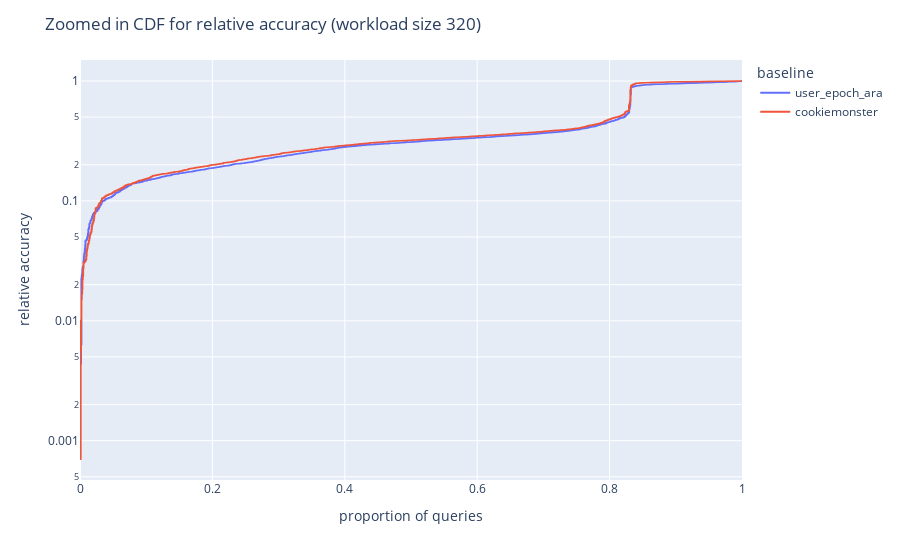
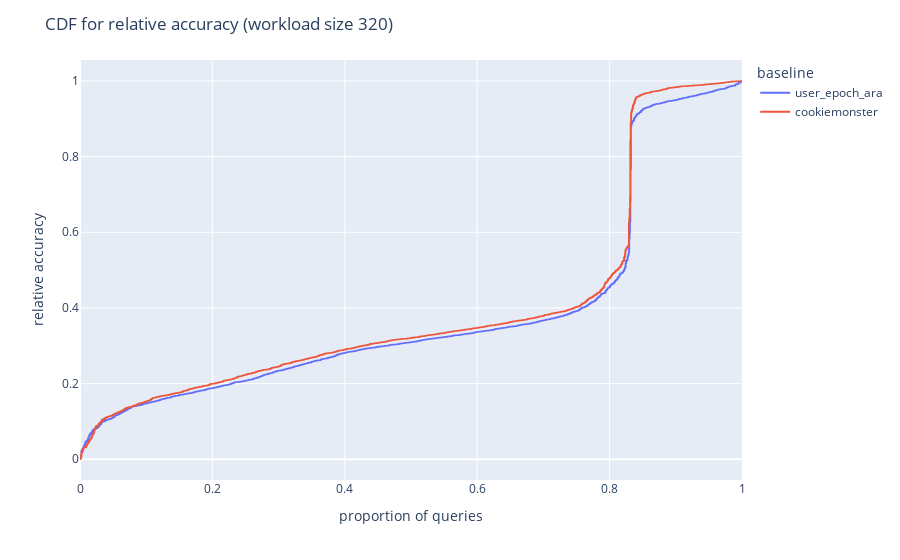

The notebook cell saved with these charts, in order:
### Code cell
for log_y in [True, False]:
    title = (
        f"Zoomed in CDF for relative accuracy (workload size {workload_size})"
        if log_y else
        f"CDF for relative accuracy (workload size {workload_size})"
    )
    filename = (
        f"cdf_zoomed_relative_accuracy_ws_{workload_size}"
        if log_y else
        f"cdf_relative_accuracy_ws_{workload_size}"
    )
    figcdf = px.ecdf(
        ds,
        y="e2e_bias_accuracy",
        orientation='h',
        color="baseline",
        log_y=log_y,
        
    )
    figcdf.update_layout(
        title=title,
        xaxis_title="proportion of queries",
        yaxis_title="relative accuracy"
    )
    figcdf.show()
    figcdf.write_image(f"./large/{filename}.png")

### Figure 1 — Plotly figure (JSON) as saved in the notebook; plotly's stock layout.template omitted (floating-point values rounded to 4 significant figures; data arrays with more than 128 entries replaced by an {"elided": "..."} marker saying what was removed)
{"data": [{"hovertemplate": "baseline=user_epoch_ara<br>probability=%{x}<br>e2e_bias_accuracy=%{y}<extra></extra>", "legendgroup": "user_epoch_ara", "line": {"dash": "solid", "shape": "hv"}, "marker": {"color": "#636efa", "symbol": "circle"}, "mode": "lines", "name": "user_epoch_ara", "showlegend": true, "type": "scattergl", "x": {"elided": "1901 float values"}, "xaxis": "x", "y": {"elided": "1901 float values"}, "yaxis": "y"}, {"hovertemplate": "baseline=cookiemonster<br>probability=%{x}<br>e2e_bias_accuracy=%{y}<extra></extra>", "legendgroup": "cookiemonster", "line": {"dash": "solid", "shape": "hv"}, "marker": {"color": "#EF553B", "symbol": "circle"}, "mode": "lines", "name": "cookiemonster", "showlegend": true, "type": "scattergl", "x": {"elided": "1899 float values"}, "xaxis": "x", "y": {"elided": "1899 float values"}, "yaxis": "y"}], "layout": {"legend": {"title": {"text": "baseline"}, "tracegroupgap": 0}, "margin": {"t": 60}, "title": {"text": "Zoomed in CDF for relative accuracy (workload size 320)"}, "xaxis": {"anchor": "y", "domain": [0, 1], "rangemode": "tozero", "title": {"text": "proportion of queries"}}, "yaxis": {"anchor": "x", "domain": [0, 1], "title": {"text": "relative accuracy"}, "type": "log"}}}

### Figure 2 — Plotly figure (JSON) as saved in the notebook; plotly's stock layout.template omitted (floating-point values rounded to 4 significant figures; data arrays with more than 128 entries replaced by an {"elided": "..."} marker saying what was removed)
{"data": [{"hovertemplate": "baseline=user_epoch_ara<br>probability=%{x}<br>e2e_bias_accuracy=%{y}<extra></extra>", "legendgroup": "user_epoch_ara", "line": {"dash": "solid", "shape": "hv"}, "marker": {"color": "#636efa", "symbol": "circle"}, "mode": "lines", "name": "user_epoch_ara", "showlegend": true, "type": "scattergl", "x": {"elided": "1901 float values"}, "xaxis": "x", "y": {"elided": "1901 float values"}, "yaxis": "y"}, {"hovertemplate": "baseline=cookiemonster<br>probability=%{x}<br>e2e_bias_accuracy=%{y}<extra></extra>", "legendgroup": "cookiemonster", "line": {"dash": "solid", "shape": "hv"}, "marker": {"color": "#EF553B", "symbol": "circle"}, "mode": "lines", "name": "cookiemonster", "showlegend": true, "type": "scattergl", "x": {"elided": "1899 float values"}, "xaxis": "x", "y": {"elided": "1899 float values"}, "yaxis": "y"}], "layout": {"legend": {"title": {"text": "baseline"}, "tracegroupgap": 0}, "margin": {"t": 60}, "title": {"text": "CDF for relative accuracy (workload size 320)"}, "xaxis": {"anchor": "y", "domain": [0, 1], "rangemode": "tozero", "title": {"text": "proportion of queries"}}, "yaxis": {"anchor": "x", "domain": [0, 1], "title": {"text": "relative accuracy"}}}}
